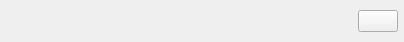
<?xml version="1.0" encoding="UTF-8"?>
<ui version="4.0">
 <class>TalkWindowItem</class>
 <widget class="QWidget" name="TalkWindowItem">
  <property name="geometry">
   <rect>
    <x>0</x>
    <y>0</y>
    <width>404</width>
    <height>42</height>
   </rect>
  </property>
  <property name="sizePolicy">
   <sizepolicy hsizetype="Expanding" vsizetype="Fixed">
    <horstretch>0</horstretch>
    <verstretch>0</verstretch>
   </sizepolicy>
  </property>
  <property name="minimumSize">
   <size>
    <width>0</width>
    <height>42</height>
   </size>
  </property>
  <property name="maximumSize">
   <size>
    <width>16777215</width>
    <height>42</height>
   </size>
  </property>
  <property name="windowTitle">
   <string>TalkWindowItem</string>
  </property>
  <layout class="QHBoxLayout" name="horizontalLayout">
   <property name="leftMargin">
    <number>6</number>
   </property>
   <property name="topMargin">
    <number>6</number>
   </property>
   <property name="rightMargin">
    <number>6</number>
   </property>
   <property name="bottomMargin">
    <number>6</number>
   </property>
   <item>
    <widget class="QLabel" name="headlabel">
     <property name="sizePolicy">
      <sizepolicy hsizetype="Fixed" vsizetype="Fixed">
       <horstretch>0</horstretch>
       <verstretch>0</verstretch>
      </sizepolicy>
     </property>
     <property name="minimumSize">
      <size>
       <width>30</width>
       <height>30</height>
      </size>
     </property>
     <property name="maximumSize">
      <size>
       <width>30</width>
       <height>30</height>
      </size>
     </property>
     <property name="text">
      <string/>
     </property>
    </widget>
   </item>
   <item>
    <widget class="QLabel" name="msgLabel">
     <property name="sizePolicy">
      <sizepolicy hsizetype="Expanding" vsizetype="Preferred">
       <horstretch>0</horstretch>
       <verstretch>0</verstretch>
      </sizepolicy>
     </property>
     <property name="text">
      <string/>
     </property>
    </widget>
   </item>
   <item>
    <widget class="QPushButton" name="tclosebtn">
     <property name="sizePolicy">
      <sizepolicy hsizetype="Fixed" vsizetype="Fixed">
       <horstretch>16</horstretch>
       <verstretch>16</verstretch>
      </sizepolicy>
     </property>
     <property name="minimumSize">
      <size>
       <width>16</width>
       <height>16</height>
      </size>
     </property>
     <property name="text">
      <string/>
     </property>
    </widget>
   </item>
  </layout>
 </widget>
 <layoutdefault spacing="6" margin="11"/>
 <resources/>
 <connections/>
</ui>
